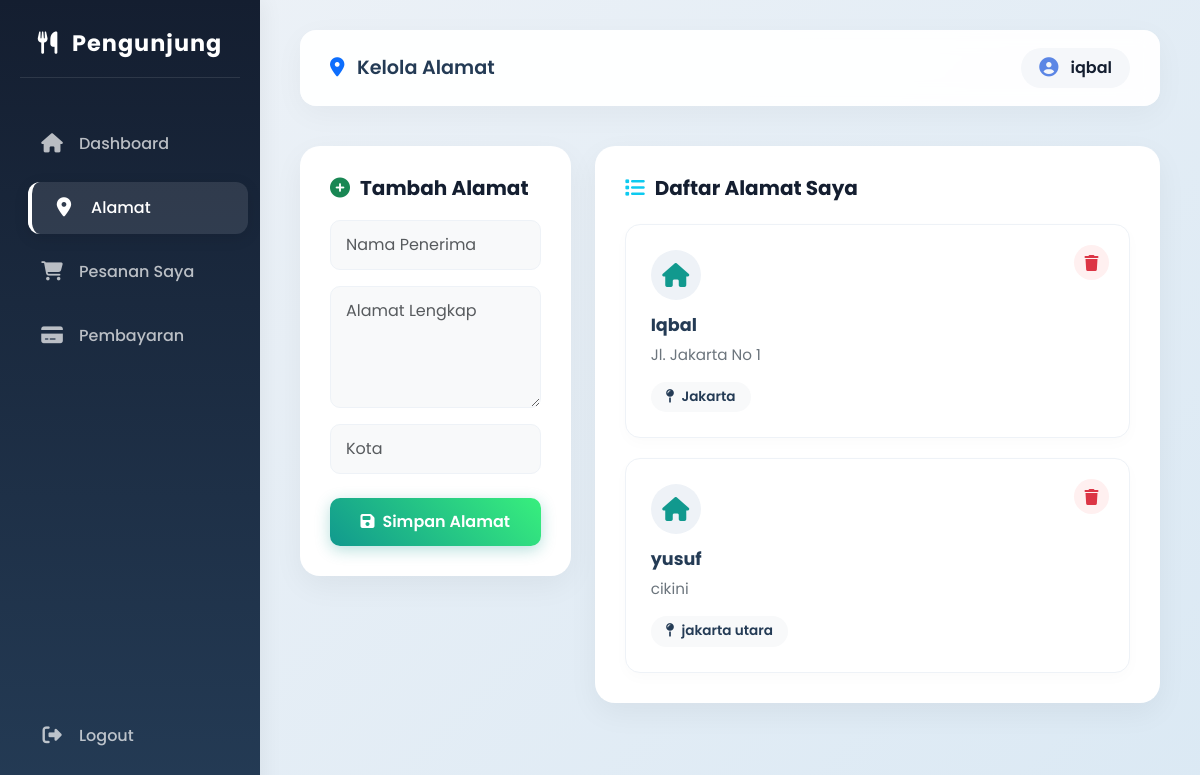
The app's page /pengunjung/alamat.php (signed in), older data.
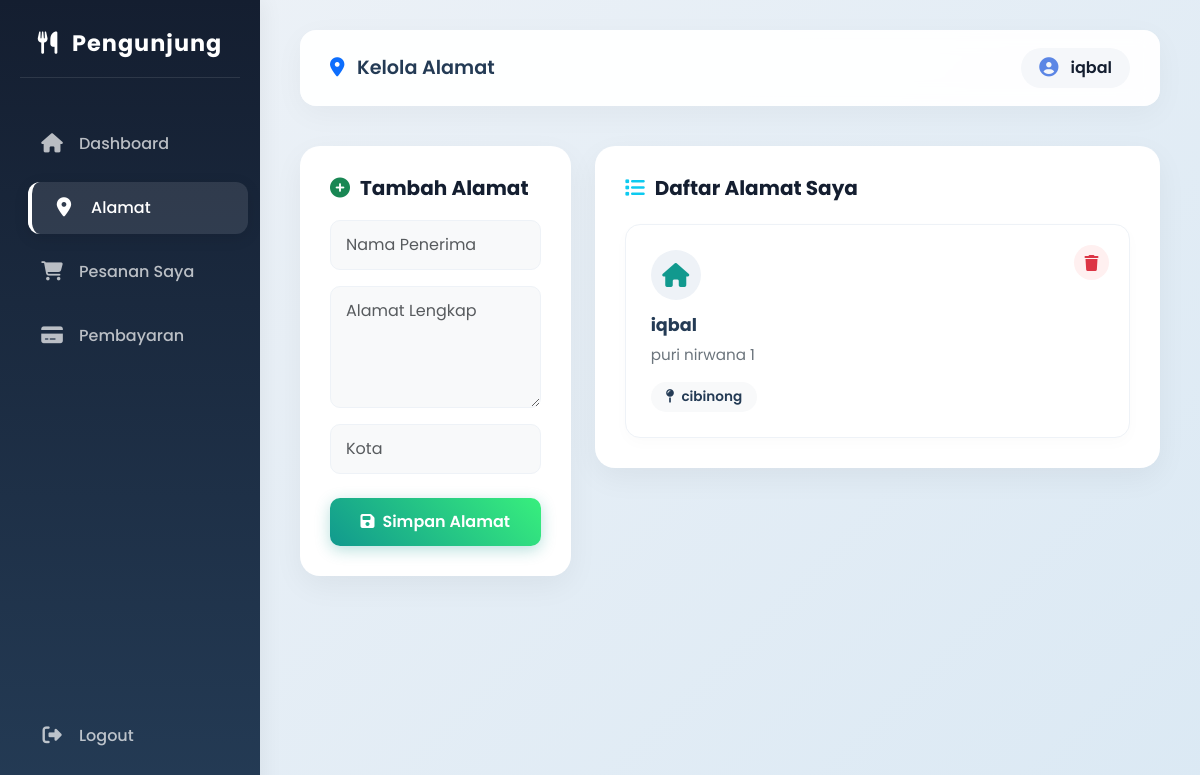
The same page, newer data.
### tables this page shows
CREATE TABLE `alamat` (
  `id` int(11) NOT NULL,
  `user_id` int(11) DEFAULT NULL,
  `nama_penerima` varchar(100) DEFAULT NULL,
  `alamat` text,
  `kota` varchar(50) DEFAULT NULL
);

### pengunjung/alamat.php (the view, shortened to what this page needs)
<?php
include '../koneksi.php';
$user_id = $_SESSION['id'];
$q_pengunjung = mysqli_query($conn, "SELECT username FROM users WHERE id='$user_id'");
$d_pengunjung = mysqli_fetch_assoc($q_pengunjung);
$nama_pengunjung = $d_pengunjung['username'];
$data = mysqli_query($conn,"SELECT * FROM alamat WHERE user_id='$user_id' ORDER BY id ASC");
?>
<!DOCTYPE html>
<html lang="id">
<head>
<link href="https://cdnjs.cloudflare.com/ajax/libs/font-awesome/6.5.0/css/all.min.css" rel="stylesheet">
<link href="https://cdn.jsdelivr.net/npm/bootstrap@5.3.0/dist/css/bootstrap.min.css" rel="stylesheet">
</head>
<body>
<div class="sidebar">
    <h4><i class="fa fa-utensils me-2"></i> Pengunjung</h4>
    <a href="index.php"><i class="fa fa-home"></i> <span>Dashboard</span></a>
    <a href="alamat.php" class="active"><i class="fa fa-map-marker-alt"></i> <span>Alamat</span></a>
    <a href="pesanan_saya.php"><i class="fa fa-shopping-cart"></i> <span>Pesanan Saya</span></a>
    <a href="pembayaran.php"><i class="fa fa-credit-card"></i> <span>Pembayaran</span></a>
    <a href="../logout.php" class="mt-auto mb-2"><i class="fa fa-sign-out-alt"></i> <span>Logout</span></a>
</div>
<div class="main-content">
    <div class="topbar">
        <h5><i class="fa fa-map-marker-alt me-2 text-primary"></i> Kelola Alamat</h5>
        <div class="user-profile">
            <i class="fa fa-user-circle"></i> <?= htmlspecialchars($nama_pengunjung) ?>
        </div>
    </div>
    <div class="row">
        <div class="col-lg-4 mb-4">
            <div class="card-box">
                <h5 class="card-title"><i class="fa fa-plus-circle text-success"></i> Tambah Alamat</h5>
                <form method="POST">
                    <div class="mb-3">
                        <input type="text" name="nama" placeholder="Nama Penerima" class="form-control" required>
                    </div>
                    <div class="mb-3">
                        <textarea name="alamat" placeholder="Alamat Lengkap" class="form-control" rows="4" required></textarea>
                    </div>
                    <div class="mb-4">
                        <input type="text" name="kota" placeholder="Kota" class="form-control" required>
                    </div>
                    <button name="tambah" class="btn btn-success-custom w-100">
                        <i class="fa fa-save me-1"></i> Simpan Alamat
                    </button>
                </form>
            </div>
        </div>
        <div class="col-lg-8">
            <div class="card-box">
                <h5 class="card-title mb-4"><i class="fa fa-list text-info"></i> Daftar Alamat Saya</h5>
                <div class="alamat-grid">
                    <?php while($d=mysqli_fetch_array($data)){ ?>
                    <div class="alamat-box">
                        <button type="button" class="btn-hapus" onclick="konfirmasiHapus('?hapus=<?= $d['id'] ?>')" title="Hapus Alamat">
                            <i class="fa fa-trash"></i>
                        </button>
                        <div class="alamat-icon">
                            <i class="fa fa-home"></i>
                        </div>
                        <h6><?= htmlspecialchars($d['nama_penerima']) ?></h6>
                        <p><?= htmlspecialchars($d['alamat']) ?></p>
                        <div class="kota-badge"><i class="fa fa-map-pin me-1"></i> <?= htmlspecialchars($d['kota']) ?></div>
                    </div>
                    <?php } ?>
                </div>
            </div>
        </div>
    </div>
</div>
</body>
</html>

Row changes from the older to the newer data that the page shows:
removed alamat: nama_penerima "Iqbal", alamat "Jl. Jakarta No 1", kota "Jakarta"
removed alamat: nama_penerima "yusuf", alamat "cikini", kota "jakarta utara"
added alamat: nama_penerima "iqbal", alamat "puri nirwana 1", kota "cibinong"
